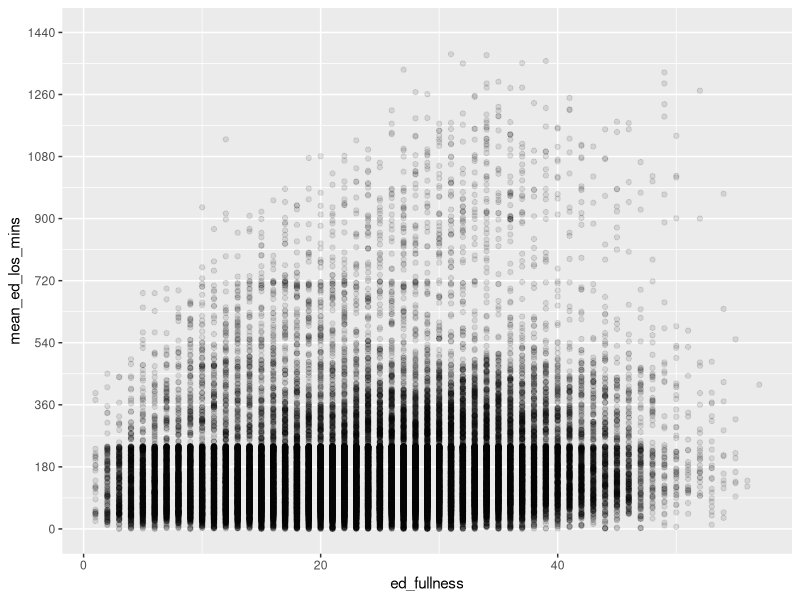
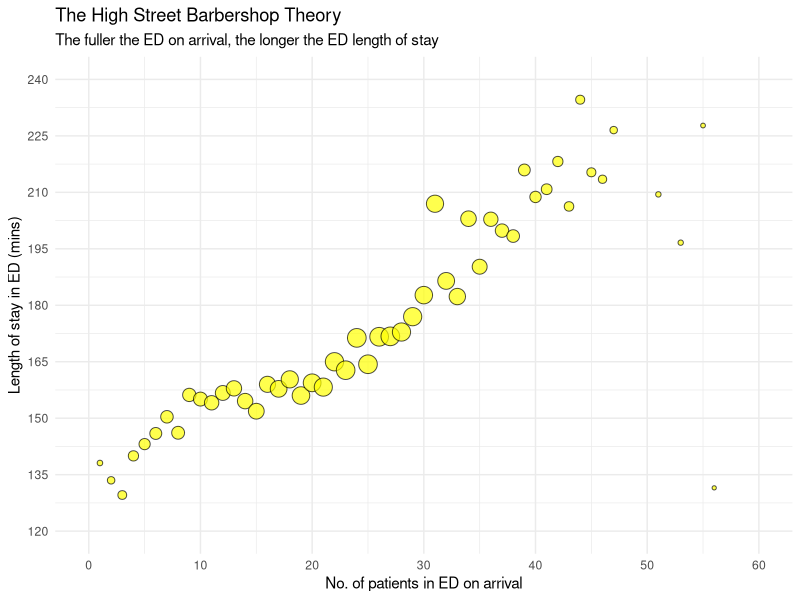

Here is the R script that generated these plots, in order:

# Case Study No. 1 - The High Street Barbershop Theory of ED Lengt --------


# Step 0 - load the packages ----------------------------------------------

library(readxl)
library(tidyverse)


# Step 1 - import the data ------------------------------------------------

df_ed_duration_extract <-
  read_xlsx("data/01_ed_duration_extract.xlsx")


# Step 2 - create a dataframe of unique arrival_datetimes -----------------

df_unique_arrival_times <-
  df_ed_duration_extract |> 
  filter(arrival_datetime >= as.POSIXct('2014-09-29 00:00',
                                            tz = "UTC")) |> 
  group_by(arrival_datetime) |> 
  summarize(no_of_attendances = n()) |> 
  rename(unique_arrival_datetime = arrival_datetime) |> 
  select(unique_arrival_datetime) |> 
  arrange(unique_arrival_datetime)


# Step 3 - find the ED fullness values for each unique arrival dat --------

df_ed_fullness_values <-
  df_unique_arrival_times |> 
  left_join(df_ed_duration_extract,
            join_by(unique_arrival_datetime >= arrival_datetime,
                    unique_arrival_datetime < departure_datetime)) |> 
  group_by(unique_arrival_datetime) |> 
  summarize(ed_fullness = n())


# Step 4 - find the mean ED los_mins values for each unique_arriva --------

df_ed_mean_los_mins <-
  df_ed_duration_extract |> 
  filter(arrival_datetime >= as.POSIXct('2014-09-29 00:00',
                                        tz = "UTC")) |> 
  group_by(arrival_datetime) |> 
  summarize(mean_ed_los_mins = mean(los_mins))


# Step 5 - join the ED los_mins values to the ED_fullness values ----------

df_final <-
  df_ed_fullness_values |> 
  left_join(df_ed_mean_los_mins,
            join_by(unique_arrival_datetime == arrival_datetime))


# Step 6 - draw a massive scatterplot -------------------------------------

ggplot(data = df_final) +
  aes(x = ed_fullness,
      y = mean_ed_los_mins) +
  geom_point(alpha = 0.1) +
  scale_y_continuous(limits = c(0, 1440),
                     breaks = seq(0, 1440, 180))


# Step 7 - summarize the df_final data ------------------------------------

df_final_x <-
  df_final |> 
  group_by(ed_fullness) |> 
  summarize(mean_ed_los_mins = mean(mean_ed_los_mins),
            no_of_arrivals = n())


# Step 8 - draw a bubbleplot using the summarized data --------------------

ggplot(data = df_final_x) +
  aes(x = ed_fullness,
      y = mean_ed_los_mins,
      size = no_of_arrivals) +
  geom_point(pch = 21,
             fill = "yellow",
             colour = "black",
             alpha = 0.7) +
  scale_x_continuous(limits = c(0, 60),
                     breaks = seq(0, 60, 10)) +
  scale_y_continuous(limits = c(120, 240),
                     breaks = seq(120, 240, 15)) +
  labs(title = "The High Street Barbershop Theory",
       subtitle = "The fuller the ED on arrival, the longer the ED length of stay",
       x = "No. of patients in ED on arrival",
       y = "Length of stay in ED (mins)") +
  theme_minimal() +
  theme(legend.position = "none")
